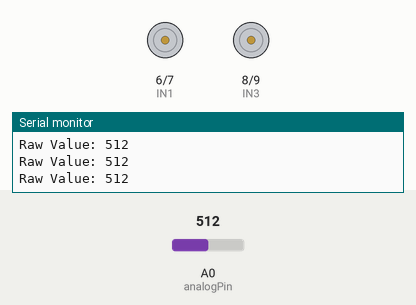
This sketch was run on a simulated Arduino Uno, built with avr-gcc and run on an emulated ATmega328P. On the bench: motor-driver pin pairs drawn as motors (green arrow = first pin HIGH = forward, orange = second pin HIGH = backward, longer = more drive), the last lines printed to the serial monitor. Inputs (shaded band) come from the test bench; at power-on: A0 (analogPin) = 512.

Above: at 1.2 s.
1.3 s: A0 (analogPin) set to 599
2.8 s: A0 (analogPin) set to 622
At 4.0 s:
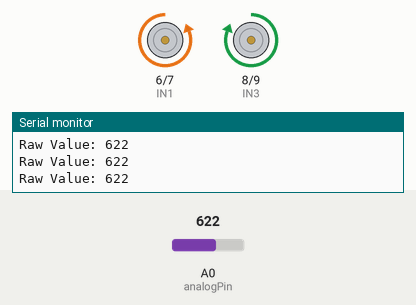
4.3 s: A0 (analogPin) set to 600
At 5.5 s:
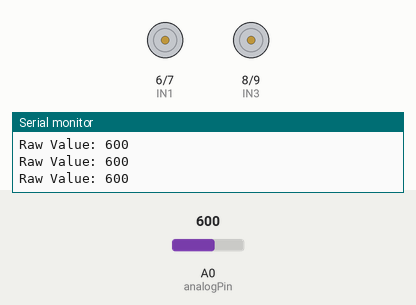
5.8 s: A0 (analogPin) set to 620
At 7.3 s:
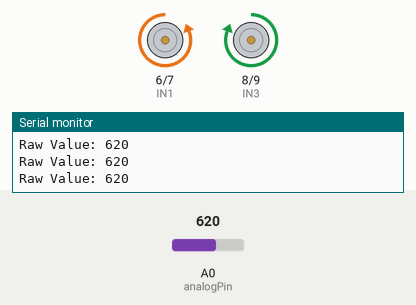
Timing chart, 0 to 8.3 s (numbered marks = the images above; inputs shaded):
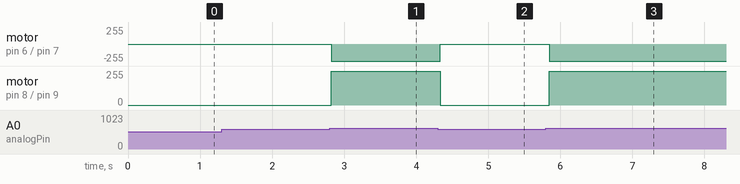

Measured:
- the behaviour switches between 609 and 610 on A0 (analogPin) (found by bisection; images 0 and 1)
- after the input at 2.8 s, motor on pin 6 (IN1) / pin 7 (IN2): stopped → backward 255/255 at once; motor on pin 8 (IN3) / pin 9 (IN4): stopped → forward 255/255 at once
- after the input at 4.3 s, motor on pin 6 (IN1) / pin 7 (IN2): backward 255/255 → stopped at once; motor on pin 8 (IN3) / pin 9 (IN4): forward 255/255 → stopped at once
- after the input at 5.8 s, motor on pin 6 (IN1) / pin 7 (IN2): stopped → backward 255/255 after 0.05 s; motor on pin 8 (IN3) / pin 9 (IN4): stopped → forward 255/255 after 0.05 s

The sketch:

soccer_arduino.ino
```cpp
// Motor Driver Pins
const int IN1 = 6;
const int IN2 = 7;
const int IN3 = 8;
const int IN4 = 9;

// Analog Input Pin
const int analogPin = A0;

void setup() {
  Serial.begin(9600);

  // Motor pins output ஆக செட் செய்கிறோம்
  pinMode(IN1, OUTPUT);
  pinMode(IN2, OUTPUT);
  pinMode(IN3, OUTPUT);
  pinMode(IN4, OUTPUT);

  // ஆரம்பத்தில் மோட்டாரை Stop நிலையில் வைக்க
  stopMotors();
}

void loop() {
  int sensorValue = analogRead(analogPin);

  Serial.print("Raw Value: ");
  Serial.println(sensorValue);

  // A0 மதிப்பு 610 முதல் 700 வரை இருந்தால் Forward
  if (sensorValue >= 610 && sensorValue <= 700) {
    moveForward();
  } else {
    // மற்ற அனைத்து மதிப்புகளுக்கும் Stop
    stopMotors();
  }

  delay(50); // சிக்னல் ஸ்டேபிளாக இருக்க சிறிய தாமதம்
}

// Forward இயக்கும் Function (முன்பு Reverse சுழன்ற நிலைகள் மாற்றப்பட்டுள்ளன)
void moveForward() {
  // Motor A - Forward (முன்பு HIGH/LOW இருந்ததை LOW/HIGH என மாற்றப்பட்டுள்ளது)
  digitalWrite(IN1, LOW);
  digitalWrite(IN2, HIGH);

  // Motor B - Forward (முன்பு LOW/HIGH இருந்ததை HIGH/LOW என மாற்றப்பட்டுள்ளது)
  digitalWrite(IN3, HIGH);
  digitalWrite(IN4, LOW);
}

// மோட்டாரை நிறுத்தும் Function
void stopMotors() {
  digitalWrite(IN1, LOW);
  digitalWrite(IN2, LOW);
  digitalWrite(IN3, LOW);
  digitalWrite(IN4, LOW);
}
```
